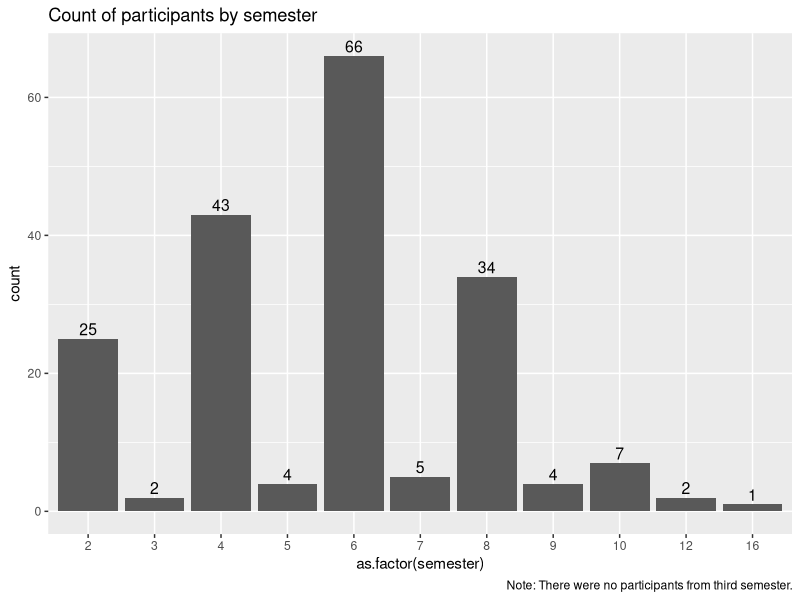

Reproduce this figure in R. (Note: this script raises an error after producing the figure.)
## ---- chunk 1
knitr::opts_chunk$set(echo = FALSE)
options(scipen=1, digits=3)
## ---- chunk 2
# unfortunately I cannot share the data via this file
# however you can access the data on [link pending]
library(tidyverse)
itemsel <- read_csv2(file = "../data/pilot1.csv")
## ---- chunk 3
library(lubridate)

itemsel <- itemsel %>%
  filter(!is.na(ended)) %>%                   # delete empty cases
  mutate(ended = dmy_hm(ended)) %>%           # transform column into date format
  filter(ended > dmy("27-01-2019"))           # delete test runs before first data collection
## ---- chunk 4
# semester: no unreasonable values
ggplot(itemsel, aes(x = as.factor(semester))) +
  geom_bar() +
  labs(title = "Count of participants by semester",
       caption = "Note: There were no participants from third semester.") +
  geom_text(aes(label = ..count..), stat = "count", vjust = -0.3, size = 4)
## ---- chunk 5
ggplot(itemsel, aes(x = factor(standort, labels = c("Flensburg", "Linz", "Stuttgart", "Tübingen", "Vechta")))) +
  geom_bar() +
  labs(title = "Count of participants by Standort") +
  geom_text(aes(label = ..count..), stat = "count", vjust = -0.3, size = 4)


# Standort: Two cases from Tübingen that checked Stuttgart
# However Stuttgart was not part of the sample and the time and date show the cases come from Tübingen
itemsel <- itemsel %>%
  mutate(standort = ifelse(standort == 4, 5, standort))

ggplot(itemsel, aes(x = factor(standort, labels = c("Flensburg", "Linz", "Tübingen", "Vechta")))) +
  geom_bar() +
  labs(title = "Count of participants by Standort") +
  geom_text(aes(label = ..count..), stat = "count", vjust = -0.3, size = 4)
## ---- chunk 6
# subject: one person seemed to have checked nearly all subjects -> deletion of that value
library(knitr)
fach_freq <- data.frame(table(itemsel$fach))
names(fach_freq) <- c("Combination of Subjects", "Frequency")
kable(fach_freq, format = "html")

itemsel <- itemsel %>%
  mutate(fach = ifelse(fach == "1, 2, 3, 5, 6, 7, 8, 9, 10, 11, 13, 14, 15, 16, 17, 18, 
                       19, 20, 21, 22, 23, 24, 25, 26, 27, 28, 30, 31, 32, 33, 34, 35, 
                       36, 37, 38, 39, 40, 41, 42, 43, 44, 45, 46, 47, 48, 49, 50, 51, 
                       52", NA, fach))

rm(fach_freq)
## ---- chunk 7
# pattern analysis by 10 participants

# facet_plot <- itemsel %>%
#   mutate(facet = c(rep(1:43, each=5), rep(44, 4)),
#          id = c(rep(1:5, 43), 1:4)) %>%
#   select(-c(standort:fach_other), -c(session:datenschutz)) %>%
#   gather(key = "variable", value = "value", tfe_tfe_01:rel_rel_09)

# ggplot(facet_plot, aes(x = variable, y = value)) +
#   geom_line(aes(color = as.factor(id), group = as.factor(id))) +
#   facet_wrap(facet_plot$facet, scales = "fixed") +
#   theme(legend.position="none",
#         strip.text.x = element_blank(),
#         strip.background = element_blank())


# for (i in 1:44) {
#   tmp <- facet_plot %>%
#     filter(facet == i)
#   
#   ggplot(tmp, aes(x = variable, y = value)) +
#     geom_line(aes(color = as.factor(id), group = as.factor(id))) +
#     theme(legend.position="none", strip.text.x = element_blank(), strip.background = element_blank())
# }


## ---- chunk 8

# importing item labels and codes
items <- read.csv("../data/items.csv", sep = ";")

library(kableExtra)

# table
items %>%
  kable() %>%
  column_spec(1:2, bold = T) %>%
  collapse_rows(columns = 1:2, valign = "middle") %>%
  row_spec(0, extra_css = "border-bottom: 2px solid #8F8F95") %>%
  row_spec(c(1:65), extra_css = "border-bottom: 1px solid #B9B8BC")
  
## ---- chunk 9
efa_data <- itemsel %>%
  select("tfe_tfe_01":"rel_rel_09")

library(fBasics)
tmp_desc <-basicStats(efa_data)[c("Mean", "Stdev", "Median", "Minimum", "Maximum", "nobs", "NAs"),]


kable(tmp_desc, digits = 2) %>%
  kable_styling() %>%
  scroll_box(width = "100%")
## ---- chunk 10

efa_data_l <- gather(efa_data, key = "variable", value = "value", na.rm = T)

ggplot(efa_data_l, aes(x=value)) +
  facet_wrap(as.factor(efa_data_l$variable)) +
  stat_density(bw = 0.5)
## ---- chunk 11
library(psych)

corMat <- cor(efa_data, use = "pairwise.complete.obs")

nfactors(x = corMat, n.obs = 219, rotate = "oblimin", fm = "mle", n = 12)
## ---- chunk 12
nfactors(x = corMat, n.obs = 219, rotate = "oblimin", fm = "minres", n = 12)
## ---- chunk 13
# three factors with oblimin rotation and ML estimator
fa3  <- fa(r = corMat, nfactors = 3, n.obs = 219, rotate = "oblimin", fm = "ml")
fa.diagram(fa3)
## ---- chunk 14
# preparing item data.frame
rownames(items) <- items$Code

items <- items %>%
  select(Item.Label)

# sort items according to factor and loading
fa3_tab <- fa.lookup(f = fa3, dictionary = items, cut = .4)

kable(fa3_tab) %>%
  row_spec(13:27, background = "#c4fdff") %>%
  scroll_box(width = "100%")

## ---- chunk 15
# four factors with oblimin rotation and ML estimator
fa4  <- fa(r = corMat, nfactors = 4, n.obs = 219, rotate = "oblimin", fm = "ml")
fa.diagram(fa4)
## ---- chunk 16
# sort items according to factor and loading
fa4_tab <- fa.lookup(f = fa4, dictionary = items, cut = .4)

kable(fa4_tab) %>%
  row_spec(17:24, background = "#c4fdff") %>%
  row_spec(20, background = "#ff9a9a") %>%
  row_spec(33:39, background = "#c4fdff") 

## ---- chunk 17
# five factors with oblimin rotation and ML estimator
fa5  <- fa(r = corMat, nfactors = 5, n.obs = 219, rotate = "oblimin", fm = "ml")
fa.diagram(fa5)
## ---- chunk 18
# sort items according to factor and loading
fa5_tab <- fa.lookup(f = fa5, dictionary = items, cut = .4)

kable(fa5_tab) %>%
  row_spec(10:16, background = "#c4fdff") %>%
  row_spec(23, background = "#ff9a9a") %>%
  row_spec(24:30, background = "#c4fdff")

## ---- chunk 19
# six factors with oblimin rotation and ML estimator
fa6  <- fa(r = corMat, nfactors = 6, n.obs = 219, rotate = "oblimin", fm = "ml")
fa.diagram(fa6)
## ---- chunk 20
# sort items according to factor and loading
fa6_tab <- fa.lookup(f = fa6, dictionary = items, cut = .4)

kable(fa6_tab) %>%
  row_spec(9:15, background = "#c4fdff") %>%
  row_spec(23:27, background = "#c4fdff") %>%
  row_spec(33:35, background = "#c4fdff") %>%
  row_spec(36, background = "#ff9a9a") %>%
  scroll_box(width = "100%")

## ---- chunk 21

# subsetting data for reliability analysis
rel_data4.1 <- efa_data %>%
  select("tfe_tfe_03", "tfe_tfe_08", "tfe_did_01", "tfe_did_05", "tfe_tfe_02")    # 5 items with highest weights from transfer factor

rel_data4.2 <- efa_data %>%
  select("tfo_sel_01", "tfo_sel_04", "tfo_sel_05", "tfo_sel_08", "tfo_sel_09")    # 5 items with highest weights from selection factor

rel_data4.3 <- efa_data %>%
  select("tfo_enr_01", "tfo_enr_02", "tfo_enr_03", "tfo_enr_04", "tfo_enr_05")    # 5 items with highest weights from enrichment factor

rel_data4.4 <- efa_data %>%
  select("rel_rel_02", "rel_rel_03", "rel_rel_08", "rel_rel_09")                  # 4 items with highest weights from relationierung factor 
                                                                                  # (with one negative and one transformation item deleted)

## ---- chunk 22
items_4fact <- items %>%
  dplyr::filter(rownames(items) %in% names(rel_data4.1) | 
                rownames(items) %in% names(rel_data4.2) | 
                rownames(items) %in% names(rel_data4.3) | 
                rownames(items) %in% names(rel_data4.4) ) %>%
  mutate(Skala = c(rep("Transfer (Transfer & Didaktik)", 5), rep("Selektion", 5), rep("Enrichment", 5), rep("Relationierung", 4))) %>%
  select(Skala, Item.Label)

kable(items_4fact) %>%
  row_spec(6:10, background = "#c4fdff") %>%
  row_spec(16:19, background = "#c4fdff") %>%
  collapse_rows(columns = 1, valign = "middle") %>%
  scroll_box(width = "100%")
## ---- chunk 23
items_4f <- read.csv("../data/items_4f.csv", sep = ";")

kable(items_4f) %>%
  row_spec(6:10, background = "#c4fdff") %>%
  row_spec(16:19, background = "#c4fdff") %>%
  collapse_rows(columns = 1, valign = "middle") %>%
  scroll_box(width = "100%")
